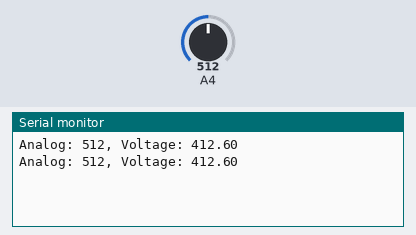
A sketch run on a simulated Arduino Uno, built with avr-gcc and run on an emulated ATmega328P. On the bench: the last lines printed to the serial monitor. Inputs (shaded band) come from the test bench; at power-on: A4 = 512.

Above: at 1.8 s.
1.9 s: A4 set to 716
At 2.3 s:
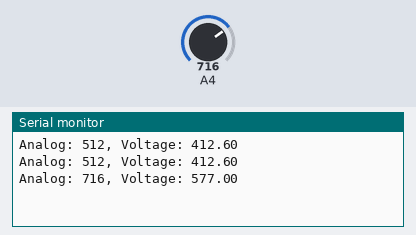
3.4 s: A4 set to 900
At 4.8 s:
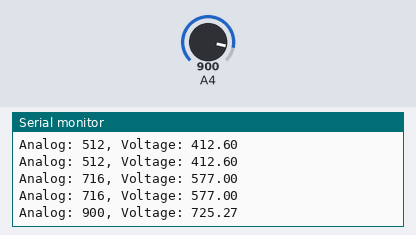
Timing chart, 0 to 6.4 s (numbered marks = the images above; inputs shaded):
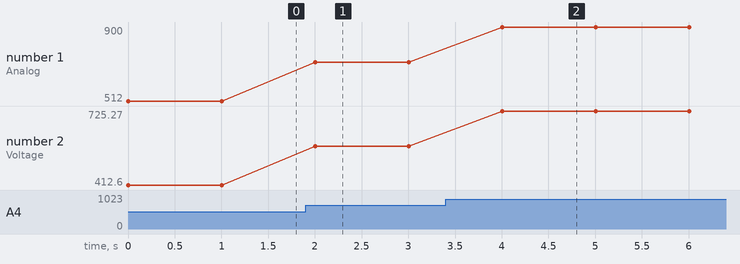

Measured:
- after the input at 1.9 s, the serial monitor: prints a new line after 0.10 s (image 1)
- after the input at 3.4 s, the serial monitor: prints a new line after 0.60 s (image 2)
- plotted number 1: 512 → 716 after the input at 1.9 s, 716 → 900 after the input at 3.4 s
- plotted number 2: 412.6 → 577 after the input at 1.9 s, 577 → 725.27 after the input at 3.4 s

The sketch:

TA.ino
```cpp
float floatMap(float x, float in_min, float in_max, float out_min, float out_max) {
  return (x - in_min) * (out_max - out_min) / (in_max - in_min) + out_min;
}

void setup() {
  Serial.begin(9600);
}

void loop() {

  int analogValue = analogRead(4);

  float voltage = floatMap(analogValue, 0, 4095, 0, 3.3);

  Serial.print("Analog: ");
  Serial.print(analogValue);
  Serial.print(", Voltage: ");
  Serial.println(voltage*1000);

  delay(1000);
}
```
